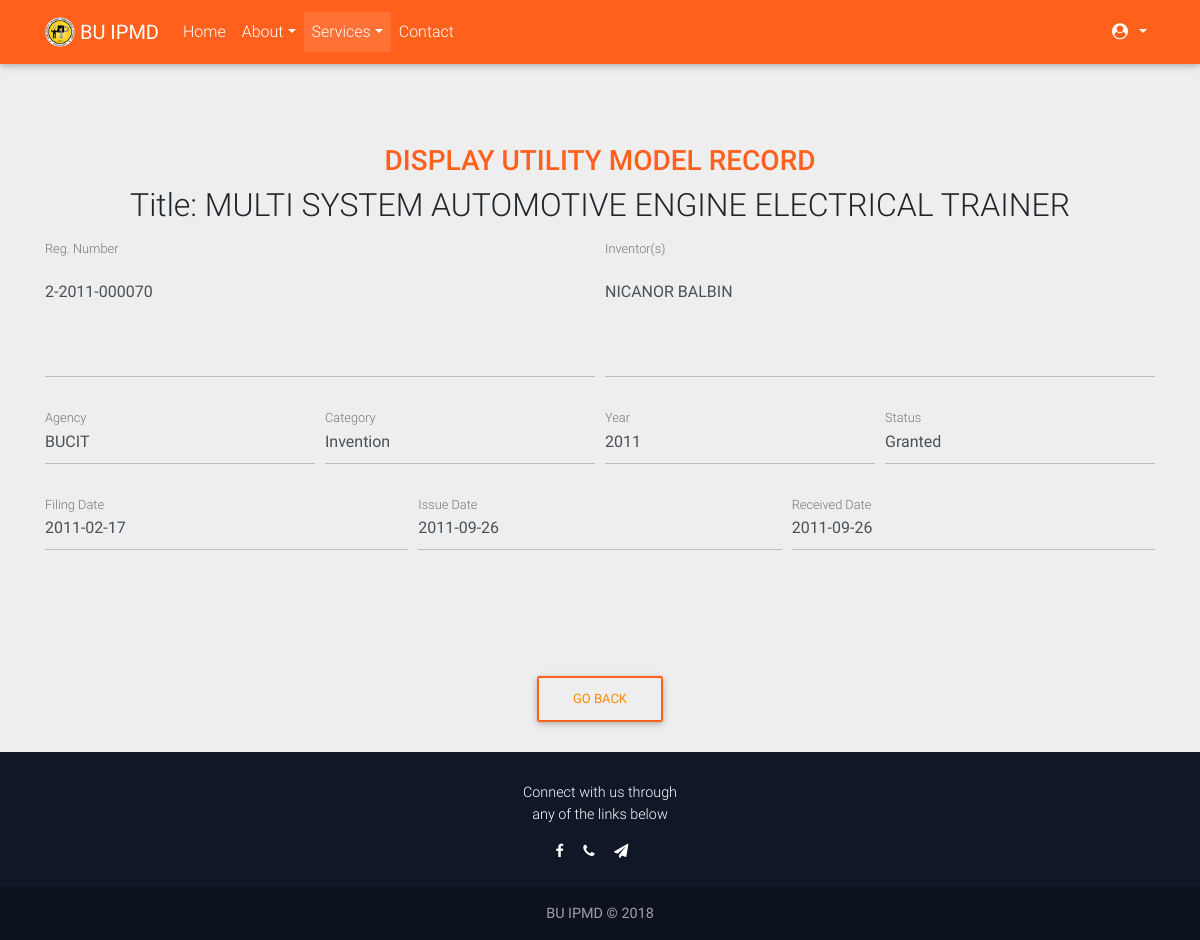
The page /functions/utility/view.php?um_id=6 on the database its author committed.
### tables this page shows
CREATE TABLE `utility_model` (
  `um_id` int(10) NOT NULL,
  `um_title` text,
  `um_reg_no` varchar(20) DEFAULT NULL,
  `agency_id` int(2) DEFAULT NULL,
  `category_id` int(2) DEFAULT NULL,
  `um_filing_date` date DEFAULT NULL,
  `um_issue_date` date DEFAULT NULL,
  `um_inventor` text,
  `um_publication_date` date DEFAULT NULL,
  `um_year` int(4) DEFAULT NULL,
  `filestatus_id` int(2) DEFAULT NULL,
  `um_image` text,
  `um_comment` text,
  `user_name` varchar(250) NOT NULL
);

CREATE TABLE `agencies` (
  `agency_id` int(11) NOT NULL,
  `agency_name` varchar(50) DEFAULT NULL
);

CREATE TABLE `categories` (
  `category_id` int(11) NOT NULL,
  `category_name` varchar(50) DEFAULT NULL
);

CREATE TABLE `filestatus` (
  `filestatus_id` int(11) NOT NULL,
  `filestatus_name` longtext
);

### functions/utility/view.php (the view, shortened to what this page needs)
<?php
include ("../db.php");
?>
<!DOCTYPE html>
<html lang="en">
<head>
    <link rel="stylesheet" href="https://maxcdn.bootstrapcdn.com/font-awesome/4.7.0/css/font-awesome.min.css">
    <link href="../../components/css/bootstrap.css" rel="stylesheet">
    <link href="../../components/css/mdb.css" rel="stylesheet">
    <link href="../../components/css/style.css" rel="stylesheet">
    <link rel="stylesheet" href="../../components/css/getmdl-select.min.css">
    <link rel="stylesheet" href="../../components/css/material.css"">
</head>
<body style="background-color: #eee;">
  <nav class="navbar fixed-top navbar-expand-lg navbar-dark scrolling-navbar">
    <div class="container">
      <a class="navbar-brand" href="index.php">
        <strong><img src="../../favicon.ico" style="height: 30px;width: 30px; margin-top: -4px;"> BU IPMD </strong>
      </a>
      <div class="collapse navbar-collapse" id="navbarSupportedContent">
        <ul class="navbar-nav mr-auto">
          <li class="nav-item">
            <a class="nav-link" href="../../index.php">Home
            </a>
          </li>
            <li class="nav-item dropdown">
                <a class="nav-link dropdown-toggle" id="navbarDropdownMenuLink" data-toggle="dropdown" aria-haspopup="true" aria-expanded="false">About</a>
            </li>
            <li class="nav-item dropdown active">
              <a class="nav-link dropdown-toggle" id="navbarDropdownMenuLink" data-toggle="dropdown" aria-haspopup="true" aria-expanded="false">Services<span class="sr-only">(current)</span></a>
            </li>
            <li class="nav-item">
            <a class="nav-link" href="../../contact.php" target="">Contact</a>
            </li>
        </ul>
        <ul class="navbar-nav nav-flex-icons">
            <li class="nav-item dropdown">
                <a class="nav-link dropdown-toggle" id="navbarDropdownMenuLink" data-toggle="dropdown" aria-haspopup="true" aria-expanded="false">
                <?php
                  if (isset($_SESSION['user_name'])) {
                      echo "<b>Hi,&nbsp;</b>";
                      echo $_SESSION['user_name'];
                  }
                  else{
                      echo '<i class="fa fa-user-circle"></i>';
                  }
                ?>
                </a>
            </li>
        </ul>
      </div>
    </div>
  </nav>
  <main >
    <div class="container">
      <br><br>
      <section>
      	<br><br><br><br>
        <center>
          <?php
          if(isset($_GET['um_id']))
            {
              $um_id = $_GET["um_id"];
              $query = mysqli_query($connect, "SELECT * FROM utility_model WHERE um_id = $um_id");
              $row=mysqli_fetch_array($query);
              $title=$row['um_title'];
              $reg_no=$row['um_reg_no'];
              $age=$row['agency_id'];
              $cat=$row['category_id'];
              $filing_date=$row['um_filing_date'];
              $issue_date=$row['um_issue_date'];
              $rec_date=$row['um_publication_date'];
              $year=$row['um_year'];
              $inventor=$row['um_inventor'];
              $status=$row['filestatus_id'];
              $agen_que = "SELECT * FROM agencies WHERE agency_id=$age";
              $agen_res = mysqli_query($connect, $agen_que);
              $agen_row = mysqli_fetch_array($agen_res );
                $age=$agen_row['agency_name'];
              $catn_que = "SELECT * FROM categories WHERE category_id=$cat";
              $catn_res = mysqli_query($connect, $catn_que);
              $catn_row = mysqli_fetch_array($catn_res );
                $cat=$catn_row['category_name'];
              $statn_que = "SELECT * FROM filestatus WHERE filestatus_id=$status";
              $statn_res = mysqli_query($connect, $statn_que);
              $statn_row = mysqli_fetch_array($statn_res );
                $status=$statn_row['filestatus_name'];
            }
          ?>
        <h1 class="h3 orange-text text-center">DISPLAY UTILITY MODEL RECORD</h1>
        <h2>Title: <?php echo $title; ?></h2>
        <form>
            <div class="form-row">
                <div class="col">
                    <div class="md-form">
                        <textarea type="text" value="" id="textareaBasic" class="form-control md-textarea" rows="3" disabled><?php echo htmlspecialchars($reg_no); ?></textarea>
                        <label for="textareaBasic">Reg. Number</label>
                    </div>
                </div>
                <div class="col">
                    <div class="md-form">
                        <textarea type="text" value="" id="textareaBasic" class="form-control md-textarea" rows="3" disabled><?php echo htmlspecialchars($inventor); ?></textarea>
                        <label for="textareaBasic">Inventor(s)</label>
                    </div>
                </div>
            </div>
            <div class="form-row">
                <div class="col">
                    <div class="md-form">
                        <input type="text" class="form-control" value="<?php echo $age; ?>" id="formGroupExampleInputMD"  disabled>
                        <label for="formGroupExampleInputMD">Agency</label>
                    </div>
                </div>
                <div class="col">
                    <div class="md-form">
                        <input type="text" class="form-control" value="<?php echo $cat; ?>" id="formGroupExampleInputMD" disabled>
                        <label for="formGroupExampleInputMD">Category</label>
                    </div>
                </div>
                <div class="col">
                  <div class="md-form">
                      <input type="text" class="form-control" value="<?php echo $year; ?>" id="formGroupExampleInputMD" disabled>
                      <label for="formGroupExampleInputMD">Year</label>
                  </div>
              </div>
              <div class="col">
                  <div class="md-form">
                      <input type="text" class="form-control" value="<?php echo $status; ?>" id="formGroupExampleInputMD" disabled>
                      <label for="formGroupExampleInputMD">Status</label>
                  </div>
              </div>
            </div>
            <div class="form-row">
                <div class="col-4">
                    <div class="md-form">
                        <input type="text" class="form-control" value="<?php echo $filing_date; ?>" id="formGroupExampleInputMD"  disabled>
                        <label for="formGroupExampleInputMD">Filing Date</label>
                    </div>
                </div>
                <div class="col-4">
                    <div class="md-form">
                        <input type="text" class="form-control" value="<?php echo $issue_date; ?>" id="formGroupExampleInputMD" disabled>
                        <label for="formGroupExampleInputMD">Issue Date</label>
                    </div>
                </div>
                <div class="col-4">
                  <div class="md-form">
                      <input type="text" class="form-control" value="<?php echo $rec_date; ?>" id="formGroupExampleInputMD" disabled>
                      <label for="formGroupExampleInputMD">Received Date</label>
                  </div>
                </div>
            </div>
              <center>
                  <div clas="col-12">
                    <br><br>
                    </div>
                    <br>
                          </form>
                        </div>
        <div>
          <center>
            <br>
            <a href="../../utilitymodel.php">
            <button class="btn btn-primary btn-outline-warning" type="button" data-toggle="collapse" data-target="#collapseExample" aria-expanded="false" aria-controls="collapseExample">
                GO BACK
            </button></a>
          </center>
        </div>
  </main>
  <footer class="page-footer text-center font-small mt-4 wow fadeIn">
    <div class="col" style="height: 30px;"></div>
    <div class="pb-4">
    	<center><p>Connect with us through <br>any of the links below</p></center>
      <a href="https://www.facebook.com/buipmd" title="BUIPMD FACEBOOK" target="_self">
        <i class="fa fa-facebook mr-3"></i>
      </a>
      <a href="contact.php" title="(052) 742-1909" target="_self">
        <i class="fa fa-phone mr-3"></i>
      </a>
      <a href="contact.php" title="0928-756-9576" target="_self">
        <i class="fa fa-send mr-3"></i>
      </a>
    </div>
    <div class="footer-copyright py-3">
      <strong>BU IPMD © 2018 </strong>
    </div>
  </footer>
</body>
</html>

### components/css/style.css (style rules this page uses)
html, body, .view { height: 100%; }
.navbar { background-color: rgba(0, 0, 0, 0.2); }
.page-footer { background-color: #101727; }
.navbar { background-color: #FF611D; }
.navbar a { color: orange; }
.btn:before { content: ""; position: absolute; top: 50%; left: 50%; display: block; width: 0; padding-top: 0; border-radius: 100%; background-color: rgba(236, 240, 241, .3); -webkit-transform: translate(-50%, -50%); -moz-transform: translate(-50%, -50%); -ms-transform: translate(-50%, -50%); -o-transform: translate(-50%, -50%); transform: translate(-50%, -50%); }
*, *:before, *:after { box-sizing: border-box; }
textarea { width: 100%; padding: 12px 20px; margin: 8px 0; box-sizing: border-box; border: 1px solid #ccc; -webkit-transition: 0.5s; transition: 0.5s; outline: none; border-radius: 7px; resize: none; }

### rows shown on the page
utility_model: um_title "MULTI SYSTEM AUTOMOTIVE ENGINE ELECTRICAL TRAINER", um_reg_no "2-2011-000070", um_inventor "NICANOR BALBIN", um_year "2011", um_filing_date "2011-02-17", um_issue_date "2011-09-26", um_publication_date "2011-09-26"
agencies: agency_name "BUCIT"
categories: category_name "Invention"
filestatus: filestatus_name "Granted"
